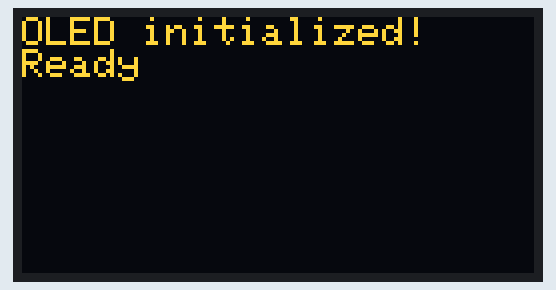
Bench run of a sketch on a simulated ESP32. Parts: 128×64 one-colour display. The OLED is the two-colour kind (top 16 rows yellow); WiFi joins after 1.5 s; servers stay silent unless stated; the camera gives no picture; what the sketch prints to the serial monitor is not drawn.

Above: at 0.1 s.
At 2.2 s:
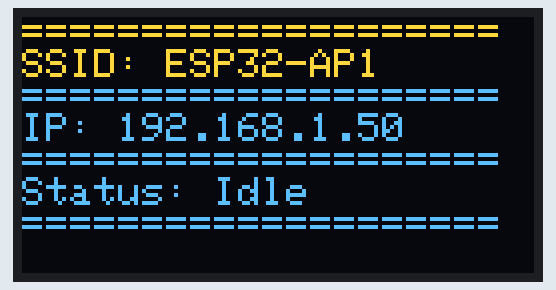

The sketch:

Client_w_OLED.ino
```cpp
#include "esp_camera.h"
#include <WiFi.h>
#include <WiFiClient.h>
#include "esp_timer.h"
#include "img_converters.h"
#include "Arduino.h"
#include "fb_gfx.h"
#include "soc/soc.h"
#include "soc/rtc_cntl_reg.h"
#include "esp_http_server.h"
#include <Wire.h>
#include <Adafruit_SSD1306.h>

// Disable brownout detector
#define DISABLE_BROWNOUT WRITE_PERI_REG(RTC_CNTL_BROWN_OUT_REG, 0)

// Wi-Fi credentials
const char* ssid = "ESP32-AP1";
const char* password = "12345678";

// ======== STATIC IP Setup =========
IPAddress local_IP(192, 168, 4, 7);  // Adjust per ESP32
IPAddress gateway(192, 168, 4, 1);
IPAddress subnet(255, 255, 255, 0);

// ======== CAMERA MODEL ===========
#define CAMERA_MODEL_AI_THINKER
#if defined(CAMERA_MODEL_AI_THINKER)
#define PWDN_GPIO_NUM     32
#define RESET_GPIO_NUM    -1
#define XCLK_GPIO_NUM      0
#define SIOD_GPIO_NUM     26
#define SIOC_GPIO_NUM     27
#define Y9_GPIO_NUM       35
#define Y8_GPIO_NUM       34
#define Y7_GPIO_NUM       39
#define Y6_GPIO_NUM       36
#define Y5_GPIO_NUM       21
#define Y4_GPIO_NUM       19
#define Y3_GPIO_NUM       18
#define Y2_GPIO_NUM        5
#define VSYNC_GPIO_NUM    25
#define HREF_GPIO_NUM     23
#define PCLK_GPIO_NUM     22
#else
#error "Camera model not selected"
#endif

// ======== STREAMING HANDLER =========
#define PART_BOUNDARY "123456789000000000000987654321"
static const char* _STREAM_CONTENT_TYPE = "multipart/x-mixed-replace;boundary=" PART_BOUNDARY;
static const char* _STREAM_BOUNDARY = "\r\n--" PART_BOUNDARY "\r\n";
static const char* _STREAM_PART = "Content-Type: image/jpeg\r\nContent-Length: %u\r\n\r\n";

httpd_handle_t stream_httpd = NULL;
bool isStreaming = false;

// ======== OLED SETUP =========
#define SCREEN_WIDTH 128
#define SCREEN_HEIGHT 64
#define OLED_RESET -1
#define SDA_PIN 15
#define SCL_PIN 13

Adafruit_SSD1306 display(SCREEN_WIDTH, SCREEN_HEIGHT, &Wire, OLED_RESET);

// Scan for I2C devices
bool initOLED() {
  Wire.begin(SDA_PIN, SCL_PIN);
  Serial.println("Scanning I2C devices...");
  byte error, address;
  int nDevices = 0;
  for(address = 1; address < 127; address++ ) {
    Wire.beginTransmission(address);
    error = Wire.endTransmission();
    if (error == 0) {
      Serial.print("I2C device found at address 0x");
      Serial.println(address, HEX);
      nDevices++;
    }
  }
  if(nDevices == 0) {
    Serial.println("No I2C devices found");
    return false;
  }

  if(!display.begin(SSD1306_SWITCHCAPVCC, 0x3C)) {
    Serial.println(F("SSD1306 allocation failed"));
    return false;
  }

  display.clearDisplay();
  display.setTextSize(1);
  display.setTextColor(SSD1306_WHITE);
  display.setCursor(0,0);
  display.println("OLED initialized!");
  display.display();
  return true;
}

// ======== CAMERA STREAM HANDLER =========
static esp_err_t stream_handler(httpd_req_t *req){
  camera_fb_t * fb = NULL;
  esp_err_t res = ESP_OK;
  size_t _jpg_buf_len = 0;
  uint8_t * _jpg_buf = NULL;
  char * part_buf[64];

  res = httpd_resp_set_type(req, _STREAM_CONTENT_TYPE);
  if(res != ESP_OK) return res;

  isStreaming = true;

  while(true){
    fb = esp_camera_fb_get();
    if (!fb) {
      Serial.println("Camera capture failed");
      res = ESP_FAIL;
    } else {
      if(fb->format != PIXFORMAT_JPEG){
        bool jpeg_converted = frame2jpg(fb, 80, &_jpg_buf, &_jpg_buf_len);
        esp_camera_fb_return(fb);
        if(!jpeg_converted){
          Serial.println("JPEG compression failed");
          res = ESP_FAIL;
        }
      } else {
        _jpg_buf_len = fb->len;
        _jpg_buf = fb->buf;
      }
    }
    if(res == ESP_OK){
      size_t hlen = snprintf((char *)part_buf, 64, _STREAM_PART, _jpg_buf_len);
      res = httpd_resp_send_chunk(req, (const char *)part_buf, hlen);
    }
    if(res == ESP_OK){
      res = httpd_resp_send_chunk(req, (const char *)_jpg_buf, _jpg_buf_len);
    }
    if(res == ESP_OK){
      res = httpd_resp_send_chunk(req, (const char *)_STREAM_BOUNDARY, strlen(_STREAM_BOUNDARY));
    }
    if(fb) esp_camera_fb_return(fb);
    if(_jpg_buf && fb == NULL) free(_jpg_buf);
    if(res != ESP_OK) break;
  }

  isStreaming = false;
  return res;
}

void startCameraServer(){
  httpd_config_t config = HTTPD_DEFAULT_CONFIG();
  config.server_port = 80;

  httpd_uri_t index_uri = {
    .uri       = "/",
    .method    = HTTP_GET,
    .handler   = stream_handler,
    .user_ctx  = NULL
  };

  if (httpd_start(&stream_httpd, &config) == ESP_OK) {
    httpd_register_uri_handler(stream_httpd, &index_uri);
  }
}

// ======== REPORT TO PI (OPTIONAL) =========
void reportToPi() {
  WiFiClient client;
  String mac = WiFi.macAddress();
  String ip = WiFi.localIP().toString();

  if (client.connect("192.168.4.1", 8080)) {  // Replace with Pi IP if needed
    String url = "/register?mac=" + mac + "&ip=" + ip;
    client.println("GET " + url + " HTTP/1.1");
    client.println("Host: 192.168.4.1");
    client.println("Connection: close");
    client.println();
    Serial.println("Reported to Pi: " + url);
  } else {
    Serial.println("❌ Failed to connect to Pi");
  }
}

// ========== MAIN SETUP ==========
void setup() {
  DISABLE_BROWNOUT;
  Serial.begin(115200);
  Serial.setDebugOutput(false);

  // Init OLED
  if(initOLED()) {
    display.println("Ready");
    display.display();
  } else {
    Serial.println("OLED not detected");
  }

  // Wi-Fi setup
  if (!WiFi.config(local_IP, gateway, subnet)) {
    Serial.println("⚠️ Failed to configure static IP");
  }

  WiFi.begin(ssid, password);
  while (WiFi.status() != WL_CONNECTED) {
    delay(500);
    Serial.print(".");
  }

  Serial.println("\n✅ WiFi connected");
  Serial.print("IP address: "); Serial.println(WiFi.localIP());
  Serial.print("MAC address: "); Serial.println(WiFi.macAddress());

  // Report to Pi
  reportToPi();

  // Camera init
  camera_config_t config;
  config.ledc_channel = LEDC_CHANNEL_0;
  config.ledc_timer = LEDC_TIMER_0;
  config.pin_d0 = Y2_GPIO_NUM;
  config.pin_d1 = Y3_GPIO_NUM;
  config.pin_d2 = Y4_GPIO_NUM;
  config.pin_d3 = Y5_GPIO_NUM;
  config.pin_d4 = Y6_GPIO_NUM;
  config.pin_d5 = Y7_GPIO_NUM;
  config.pin_d6 = Y8_GPIO_NUM;
  config.pin_d7 = Y9_GPIO_NUM;
  config.pin_xclk = XCLK_GPIO_NUM;
  config.pin_pclk = PCLK_GPIO_NUM;
  config.pin_vsync = VSYNC_GPIO_NUM;
  config.pin_href = HREF_GPIO_NUM;
  config.pin_sccb_sda = SIOD_GPIO_NUM;
  config.pin_sccb_scl = SIOC_GPIO_NUM;
  config.pin_pwdn = PWDN_GPIO_NUM;
  config.pin_reset = RESET_GPIO_NUM;
  config.xclk_freq_hz = 20000000;
  config.pixel_format = PIXFORMAT_JPEG;

  if(psramFound()){
    config.frame_size = FRAMESIZE_SVGA;
    config.jpeg_quality = 10;
    config.fb_count = 2;
  } else {
    config.frame_size = FRAMESIZE_VGA;
    config.jpeg_quality = 12;
    config.fb_count = 1;
  }

  esp_err_t err = esp_camera_init(&config);
  if (err != ESP_OK) {
    Serial.printf("❌ Camera init failed with error 0x%x", err);
    return;
  }

  // Start stream server
  startCameraServer();
}

void loop() {
  // Update OLED display dynamically
  display.clearDisplay();
  display.setCursor(0,0);
  display.println("====================");
  display.print("SSID: ");
  display.println(WiFi.SSID());
  display.println("====================");
  display.print("IP: ");
  display.println(WiFi.localIP());
  display.println("====================");
  display.print("Status: ");
  display.println(isStreaming ? "Streaming" : "Idle");
  display.println("====================");
  display.display();

  delay(1000);
}
```

Measured:
- what the display in image 0 shows lasts 2.0 s, from 0.1 s to 2.1 s
